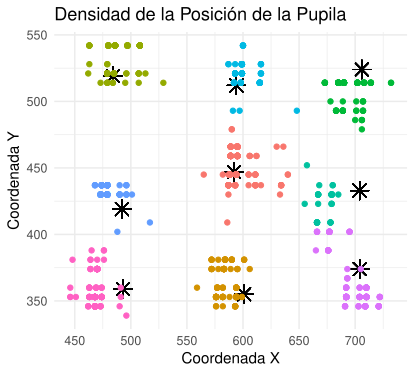

Here is the R script that generated this plot:
library(jsonlite)
library(dplyr)
library(tidyr)
library(ggplot2)
library(viridis)
options(scipen=999)

path <- file.choose()

read_kexxu_eye_data <- function(path) {
  lines <- readLines(path)
  locs <- list()
  
  # Definimos los puntos de referencia
  puntos <- data.frame(
    x = c(592, 493, 704, 484, 706, 601, 594, 492, 704),
    y = c(720-273, 720-361, 720-346, 720-201, 720-196, 720-365, 720-208, 720-301, 720-287)
  )
  
  distancia <- function(x1, y1, x2, y2) {
    sqrt((x2 - x1)^2 + (y2 - y1)^2)
  }
  
  for (i in seq_along(lines)) {
    line <- lines[i]
    parts <- strsplit(line, " ")[[1]]
    if (grepl("/eyetracking$", parts[1])) {
      js <- jsonlite::fromJSON(paste(parts[-c(1:2)], collapse = " "))
      rx <- js$pupil_rel_pos_x
      ry <- js$pupil_rel_pos_y
      x <- 640 - as.integer((rx) * 640)
      y <- 360 -  as.integer((ry) * 360)
      timestamp <- as.numeric(js$timestamp_ms)
      
      # Calcular distancias a todos los puntos de referencia y diferencias en x y y
      distancias <- apply(puntos, 1, function(p) distancia(p[1], p[2], x, y))
      dif_x <- (x - puntos$x)*(1920/440) 
      dif_y <- (y - puntos$y)*(1080/245)
      p_x <- puntos$x
      p_y <- puntos$y
      
      # Determinar el grupo con la mínima distancia
      group <- which.min(distancias)
      
      group_colors <- c("blue", "yellow", "red", "green", "magenta", "brown", "pink", "purple", "orange")
      
        locs[[length(locs) + 1]] <- c(x, y, group_colors[group], min(distancias), dif_x[group], dif_y[group], p_x[group], p_y[group])
    }
  }
  
  locs_df <- do.call(rbind, locs)
  colnames(locs_df) <- c("x", "y", "group", "distance", "dif_x", "dif_y", "p_x", "p_y")
  
  return(as.data.frame(locs_df))
}

locs_df <- read_kexxu_eye_data(path)
locs_df$x <- as.numeric(as.character(locs_df$x))
locs_df$y <- as.numeric(as.character(locs_df$y))
locs_df <- locs_df %>% filter(!is.na(x) & !is.na(y))
write.csv(locs_df, file = "/home/luiszamora/Documentos/Eyetracker/kexxu/final/1134/catalan2-2.csv", row.names = FALSE)

# Graficar
ggplot(locs_df, aes(x = x, y = y)) +
  geom_point(aes(x = 592, y = 720-273), color = "black", shape = 8, size = 4) +
  geom_point(aes(x = 493, y = 720-361), color = "black", shape = 8, size = 4) +
  geom_point(aes(x = 704, y = 720-346), color = "black", shape = 8, size = 4) +  
  geom_point(aes(x = 484, y = 720-201), color = "black", shape = 8, size = 4) +
  geom_point(aes(x = 706, y = 720-196), color = "black", shape = 8, size = 4) +
  geom_point(aes(x = 601, y = 720-365), color = "black", shape = 8, size = 4) +
  geom_point(aes(x = 594, y = 720-208), color = "black", shape = 8, size = 4) +
  geom_point(aes(x = 492, y = 720-301), color = "black", shape = 8, size = 4) +
  geom_point(aes(x = 704, y = 720-287), color = "black", shape = 8, size = 4) +
  geom_point(aes(color = group), alpha = 1) +
  theme_minimal() +
  theme(legend.position = "none") +
  labs(title = "Densidad de la Posición de la Pupila",
       x = "Coordenada X",
       y = "Coordenada Y")
